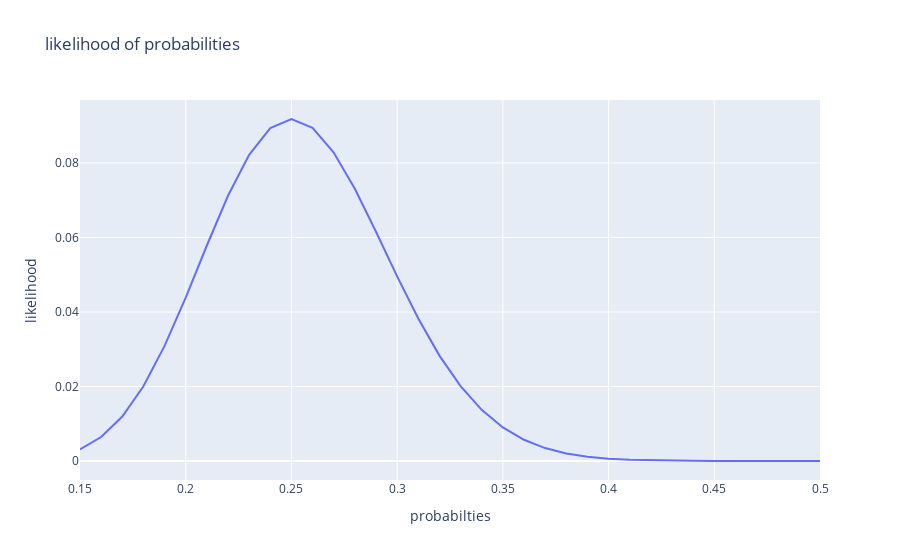

Notebook code for this chart:
### Code cell
fig

### Figure 1 — Plotly figure (JSON) as saved in the notebook; plotly's stock layout.template omitted (floating-point values rounded to 4 significant figures)
{"data": [{"type": "scatter", "x": [0.15, 0.16, 0.17, 0.18, 0.19, 0.2, 0.21, 0.22, 0.23, 0.24, 0.25, 0.26, 0.27, 0.28, 0.29, 0.3, 0.31, 0.32, 0.33, 0.34, 0.35, 0.36, 0.37, 0.38, 0.39, 0.4, 0.41, 0.42, 0.43, 0.44, 0.45, 0.46, 0.47, 0.48, 0.49, 0.5], "y": [0.003115, 0.006437, 0.01194, 0.02007, 0.0309, 0.04388, 0.05784, 0.07119, 0.08218, 0.08934, 0.0918, 0.08942, 0.0828, 0.07305, 0.06153, 0.04956, 0.03824, 0.02829, 0.0201, 0.01373, 0.009015, 0.005699, 0.00347, 0.002036, 0.001151, 0.0006275, 0.0003298, 0.0001671, 8.167e-05, 3.847e-05, 1.747e-05, 7.642e-06, 3.22e-06, 1.306e-06, 5.098e-07, 1.913e-07]}], "layout": {"autosize": true, "title": {"text": "likelihood of probabilities"}, "xaxis": {"autorange": true, "range": [0.15, 0.5], "title": {"text": "probabilties"}, "type": "linear"}, "yaxis": {"autorange": true, "range": [-0.0051, 0.0969], "title": {"text": "likelihood"}, "type": "linear"}}}
